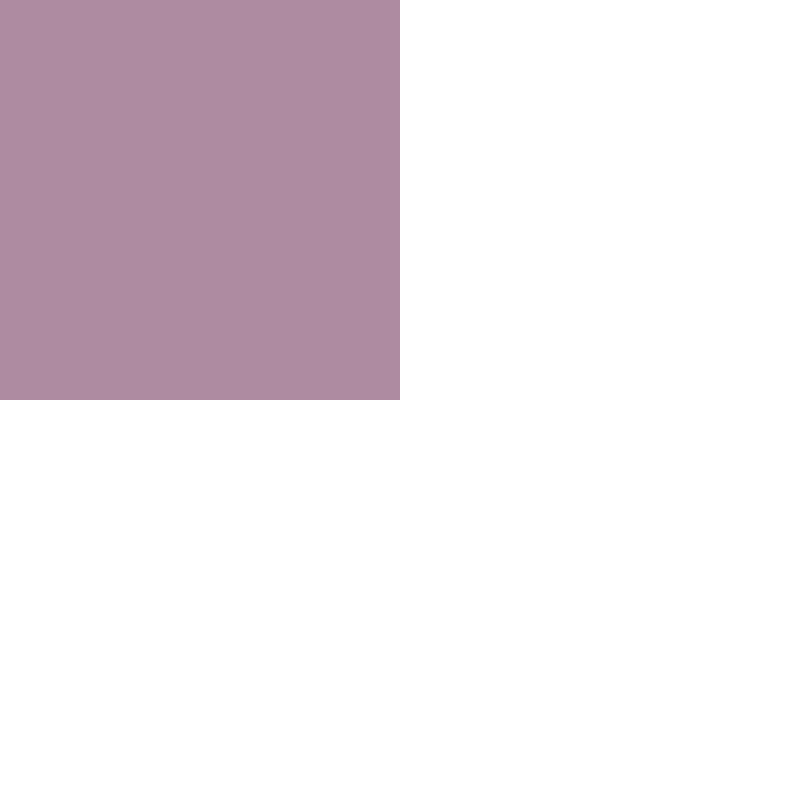
Frame 1 (no input)
Frame 60 (the mouse pressed at the canvas centre just before this capture): identical to frame 1, image omitted
Frame 120 (the mouse held since frame 60 and released just before this capture): blank canvas, image omitted

The Processing sketch that drew this single still picture (run headless with seeded random() and noise(); from frame 60 on, the mouse is pressed at the canvas centre):

// Processing sketch: processing_106108
// ── processing_106108.pde

void setup(){
  size(800,800);
  background(255);
  noStroke();
  rectMode(CORNERS);
}

void draw(){
  background(255);
  
  fill(255,100,100);
  rect(mouseY,mouseX,400,400);
  
  fill(50,200,255,100);
  rect(mouseX,mouseY,400,400);
  
  
}
  
